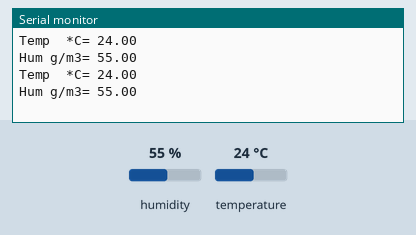
The sketch below on a simulated Arduino Uno, built with avr-gcc and run on an emulated ATmega328P. Parts: the last lines printed to the serial monitor. The inputs (shaded band) are chosen by the test bench; at power-on: humidity 55 %, temperature 24 °C.

Above: at 4.8 s.
4.9 s: humidity set to 22 %
At 11.0 s:
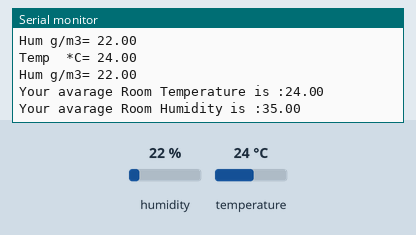
11.3 s: temperature set to 12 °C
At 12.8 s:
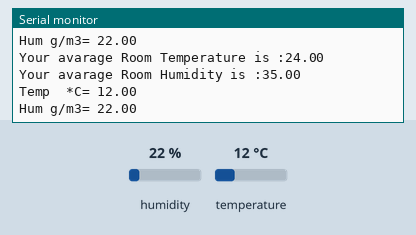
14.3 s: humidity set to 40 %
At 17.0 s:
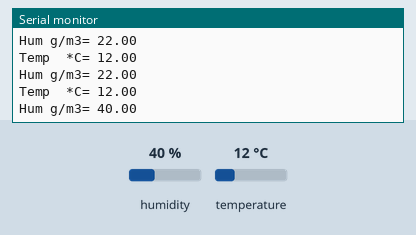
Timing chart, 0 to 18.5 s (numbered marks = the images above; inputs shaded):
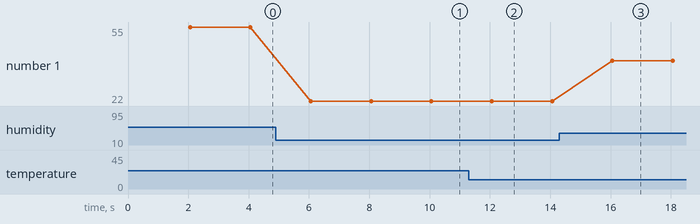

The sketch:

10122021_1226.ino
```cpp
/******************************************************************************************************************************************************/
#include <Adafruit_AM2315.h>
#include <Wire.h>
Adafruit_AM2315 am2315;

int r_temp_result=true;
int r_hum_result=true;                // default olarak olan değer.   eğer false ise  true olanlar false, false olanlar true olarak mustafa urgan değiştirecek

unsigned long temp_hum_s_in_t=0;
unsigned long son_zaman;             // sistemin ortak son zamanı    cengiz değiştirecek sisteme göre

int t_h_s_val=0;
float avg_t=0;
float avg_h=0;
int sum_t;
int sum_h;
float temperature,humidity;
/******************************************************************************************************************************************************/
void setup() {
/******************************************************************************************************************************************************/
Serial.begin(9600);
am2315.begin();
/*******************************************************************************************************************************************************/
}

void loop() {

     /**************************************************************************************************************************************************/
  son_zaman=millis();                                            //son zaman değiştirilecek sistemin ortak zamanına göre

  if(son_zaman-temp_hum_s_in_t>=2000){

  am2315.readTemperatureAndHumidity(&temperature,&humidity);
  Serial.println("");
  Serial.print("Temp  *C= ");
  Serial.println(temperature);
  Serial.print("Hum g/m3= ");
  Serial.println(humidity);


  if(temperature<20 || temperature>25){
    r_temp_result=false;
  }
  else{
    r_temp_result=true;
  }

  if(humidity<75 || humidity >85){
    r_hum_result=false;
  }

  else{
  r_hum_result=true;
  }

  sum_t=sum_t+temperature;
  sum_h=sum_h+humidity;
  avg_t=sum_t/5;          // 5 kere ol. için
  avg_h=sum_h/5;          // 5 kere ol. için
  t_h_s_val=t_h_s_val+1;

  if(t_h_s_val==5){                                           // sistem 10 snde 1 kere ortalama yazıyor. sensör 2 snde 1 ölç. için 5 kere oluyor
    Serial.print("");
    Serial.print("Your avarage Room Temperature is :");
    Serial.println(avg_t);
    Serial.print("Your avarage Room Humidity is :");
    Serial.println(avg_h);
    t_h_s_val=0;
    avg_t=0;
    avg_h=0;
    sum_t=0;
    sum_h=0;
  }
  temp_hum_s_in_t=son_zaman;                    //son zaman değiştirilecek sistemin ortak zamanına göre
  }
                /*****************************************************************************************************************************************************/
  }
```

Measured:
- after the input at 4.9 s, the serial monitor: prints a new line after 1.2 s (image 1)
- after the input at 11.3 s, the serial monitor: prints a new line after 0.74 s (image 2)
- after the input at 14.3 s, the serial monitor: prints a new line after 1.8 s (image 3)
- plotted number 1: 55 → 22 after the input at 4.9 s, 22 → 40 after the input at 14.3 s
